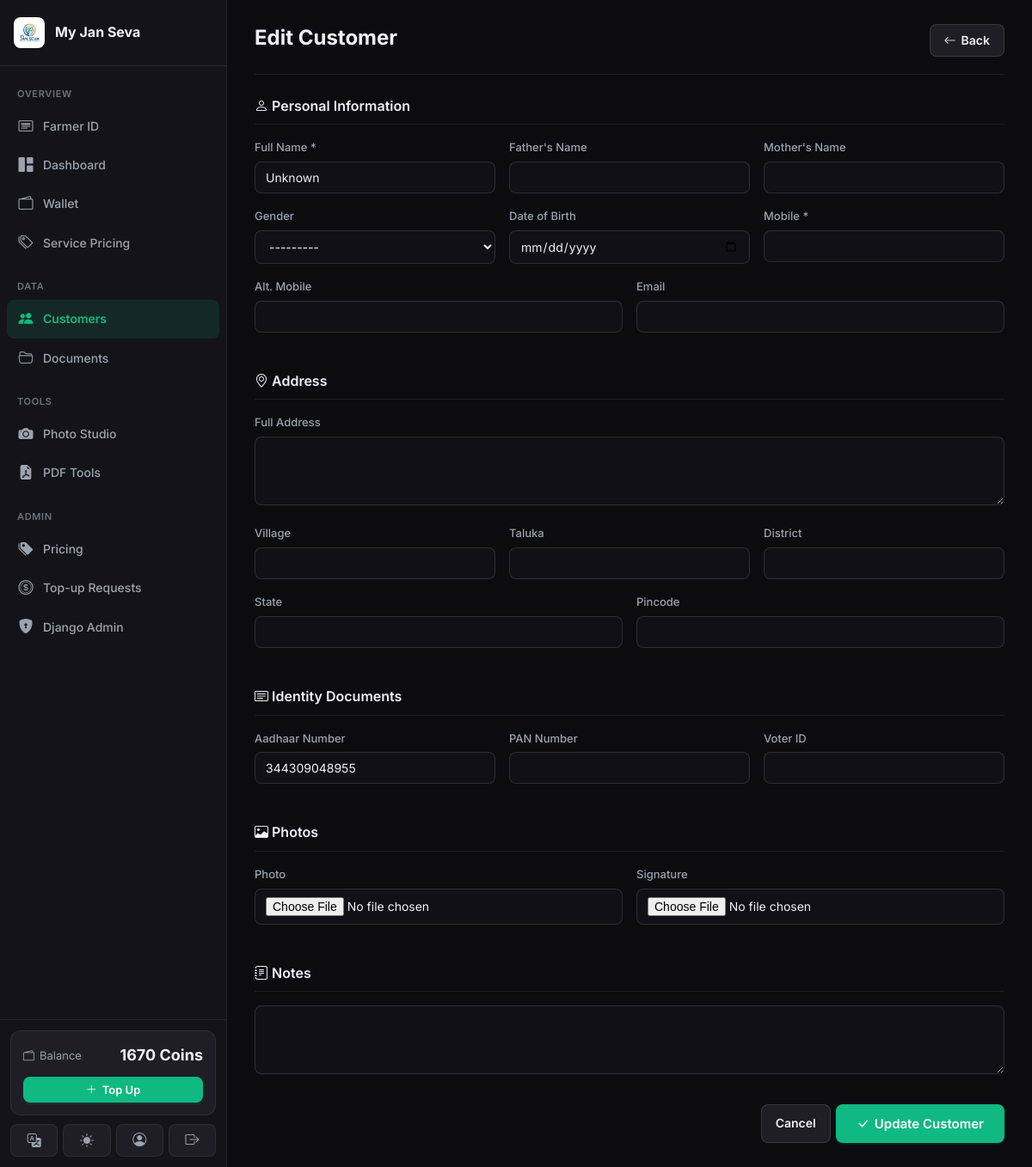
The page /customers/3/edit/ (signed in) on the database its author committed.
### apps/wallet/models.py (models this page shows, shortened)
class Wallet(models.Model):
    user = models.OneToOneField(settings.AUTH_USER_MODEL, on_delete=models.CASCADE, related_name='wallet')
    balance = models.DecimalField(max_digits=10, decimal_places=2, default=Decimal('0.00'))
    created_at = models.DateTimeField(auto_now_add=True)
    updated_at = models.DateTimeField(auto_now=True)

### apps/customers/models.py (models this page shows, shortened)
class Customer(models.Model):
    GENDER_CHOICES = [('M', 'Male'), ('F', 'Female'), ('O', 'Other')]
    created_by = models.ForeignKey(settings.AUTH_USER_MODEL, on_delete=models.SET_NULL, null=True, related_name='customers')
    full_name = models.CharField(max_length=120)
    father_name = models.CharField(max_length=120, blank=True)
    mother_name = models.CharField(max_length=120, blank=True)
    gender = models.CharField(max_length=1, choices=GENDER_CHOICES, blank=True)
    dob = models.DateField(null=True, blank=True)
    mobile = models.CharField(max_length=15)
    alternate_mobile = models.CharField(max_length=15, blank=True)
    email = models.EmailField(blank=True)
    address = models.TextField(blank=True)
    village = models.CharField(max_length=100, blank=True)
    taluka = models.CharField(max_length=100, blank=True)
    district = models.CharField(max_length=100, blank=True)
    state = models.CharField(max_length=100, blank=True)
    pincode = models.CharField(max_length=6, blank=True)
    aadhaar_number = models.CharField(max_length=14, blank=True)
    pan_number = models.CharField(max_length=10, blank=True)
    voter_id = models.CharField(max_length=20, blank=True)
    photo = models.ImageField(upload_to='customers/photos/', blank=True, null=True)
    signature = models.ImageField(upload_to='customers/signatures/', blank=True, null=True)
    notes = models.TextField(blank=True)
    created_at = models.DateTimeField(auto_now_add=True)
    updated_at = models.DateTimeField(auto_now=True)
    class Meta:
        ordering = ['-created_at']

### apps/customers/views.py (the view)
# urls.py: path('<int:pk>/edit/', views.customer_edit, name='edit'),
@login_required
def customer_edit(request, pk):
    customer = get_object_or_404(Customer, pk=pk, created_by=request.user)
    if request.method == 'POST':
        form = CustomerForm(request.POST, request.FILES, instance=customer)
        if form.is_valid():
            form.save()
            messages.success(request, 'Customer updated.')
            return redirect('customers:detail', pk=pk)
    else:
        form = CustomerForm(instance=customer)
    return render(request, 'customers/form.html', {'form': form, 'customer': customer, 'page_title': 'Edit Customer'})

### apps/customers/forms.py
class CustomerForm(forms.ModelForm):
    class Meta:
        model = Customer
        exclude = ['created_by', 'created_at', 'updated_at']
        widgets = {
            'dob': forms.DateInput(attrs={'type': 'date'}),
            'address': forms.Textarea(attrs={'rows': 3}),
            'notes': forms.Textarea(attrs={'rows': 3}),
        }
    def __init__(self, *args, **kwargs):
        super().__init__(*args, **kwargs)
        for field in self.fields.values():
            field.widget.attrs.setdefault('class', 'form-control')

### apps/accounts/models.py (called while the page is built)
    @property
    def is_admin(self):
        return self.role == 'admin'

### apps/core/context_processors.py (called while the page is built)
def site_settings(request):
    return {
        'SITE_NAME': 'My Jan Seva',
        'SITE_TAGLINE': 'Complete Document & ID Services Platform',
    }

### apps/pricing/context_processors.py (called while the page is built)
def service_prices(request):
    prices = cache.get('service_prices')
    if prices is None:
        prices = {s.slug: s for s in Service.objects.filter(is_active=True)}
        cache.set('service_prices', prices, 300)
    return {'service_prices': prices}

### apps/wallet/context_processors.py (called while the page is built)
def wallet_balance(request):
    if request.user.is_authenticated:
        try:
            balance = request.user.wallet.balance
        except Wallet.DoesNotExist:
            balance = 0
        return {'wallet_balance': balance}
    return {'wallet_balance': 0}

### templates/customers/form.html (shortened to what this page needs)
{% extends "base.html" %}
{% block content %}
<div class="page-header">
  <div><h1>{{ page_title }}</h1></div>
  <a href="{% url 'customers:list' %}" class="btn btn-secondary"><i class="bi bi-arrow-left"></i> Back</a>
</div>
<form method="post" enctype="multipart/form-data">
  <div class="form-section">
    <div class="form-section-title"><i class="bi bi-person"></i> Personal Information</div>
    <div class="form-row-3">
      <div class="form-group"><label class="form-label">Full Name *</label>{{ form.full_name }}</div>
      <div class="form-group"><label class="form-label">Father's Name</label>{{ form.father_name }}</div>
      <div class="form-group"><label class="form-label">Mother's Name</label>{{ form.mother_name }}</div>
    </div>
    <div class="form-row-3">
      <div class="form-group"><label class="form-label">Gender</label>{{ form.gender }}</div>
      <div class="form-group"><label class="form-label">Date of Birth</label>{{ form.dob }}</div>
      <div class="form-group"><label class="form-label">Mobile *</label>{{ form.mobile }}</div>
    </div>
    <div class="form-row">
      <div class="form-group"><label class="form-label">Alt. Mobile</label>{{ form.alternate_mobile }}</div>
      <div class="form-group"><label class="form-label">Email</label>{{ form.email }}</div>
    </div>
  </div>
  <div class="form-section">
    <div class="form-section-title"><i class="bi bi-geo-alt"></i> Address</div>
    <div class="form-group"><label class="form-label">Full Address</label>{{ form.address }}</div>
    <div class="form-row-3">
      <div class="form-group"><label class="form-label">Village</label>{{ form.village }}</div>
      <div class="form-group"><label class="form-label">Taluka</label>{{ form.taluka }}</div>
      <div class="form-group"><label class="form-label">District</label>{{ form.district }}</div>
    </div>
    <div class="form-row">
      <div class="form-group"><label class="form-label">State</label>{{ form.state }}</div>
      <div class="form-group"><label class="form-label">Pincode</label>{{ form.pincode }}</div>
    </div>
  </div>
  <div class="form-section">
    <div class="form-section-title"><i class="bi bi-card-text"></i> Identity Documents</div>
    <div class="form-row-3">
      <div class="form-group"><label class="form-label">Aadhaar Number</label>{{ form.aadhaar_number }}</div>
      <div class="form-group"><label class="form-label">PAN Number</label>{{ form.pan_number }}</div>
      <div class="form-group"><label class="form-label">Voter ID</label>{{ form.voter_id }}</div>
    </div>
  </div>
  <div class="form-section">
    <div class="form-section-title"><i class="bi bi-image"></i> Photos</div>
    <div class="form-row">
      <div class="form-group"><label class="form-label">Photo</label>{{ form.photo }}</div>
      <div class="form-group"><label class="form-label">Signature</label>{{ form.signature }}</div>
    </div>
  </div>
  <div class="form-section">
    <div class="form-section-title"><i class="bi bi-journal-text"></i> Notes</div>
    <div class="form-group">{{ form.notes }}</div>
  </div>
  <div class="d-flex gap-1" style="justify-content:flex-end">
    <a href="{% url 'customers:list' %}" class="btn btn-secondary">Cancel</a>
    <button type="submit" class="btn btn-primary btn-lg"><i class="bi bi-check-lg"></i> {% if customer %}Update{% else %}Save{% endif %} Customer</button>
  </div>
</form>
{% endblock %}

### templates/base.html (shortened to what this page needs)
{% load static humanize %}
<!DOCTYPE html>
<html lang="en" data-theme="dark">
<head>
  <link rel="stylesheet" href="https://cdn.jsdelivr.net/npm/bootstrap-icons@1.11.3/font/bootstrap-icons.min.css">
  <link rel="stylesheet" href="{% static 'css/main.css' %}">
</head>
<body>
{% if user.is_authenticated %}
<div class="app-shell">
  <aside class="sidebar" id="sidebar">
    <div class="sidebar-top">
      <div class="sidebar-brand">
        <div class="sidebar-brand-icon" style="background: white; box-shadow: 0 2px 4px rgba(0,0,0,0.05);"><img src="{% static 'logo.png' %}" alt="Logo" style="width: 24px; height: 24px; object-fit: contain;"></div>
        <div class="sidebar-brand-text">
          <span class="sidebar-brand-name">My Jan Seva</span>
        </div>
      </div>
    </div>
    <nav class="sidebar-nav" id="sidebarNav">
      <div class="nav-group">
        <div class="nav-group-label">Overview</div>
        <a href="{% url 'id_cards:home' %}" class="nav-link {% if request.resolver_match.namespace == 'id_cards' %}active{% endif %}">
          <i class="bi bi-card-heading"></i><span>Farmer ID</span>
        </a>
        <a href="{% url 'dashboard:home' %}" class="nav-link {% if request.resolver_match.namespace == 'dashboard' %}active{% endif %}">
          <i class="bi bi-grid-1x2-fill"></i><span>Dashboard</span>
        </a>
        <a href="{% url 'wallet:dashboard' %}" class="nav-link {% if request.resolver_match.namespace == 'wallet' %}active{% endif %}">
          <i class="bi bi-wallet2"></i><span>Wallet</span>
        </a>
        <a href="{% url 'pricing:view_pricing' %}" class="nav-link {% if request.resolver_match.url_name == 'view_pricing' %}active{% endif %}">
          <i class="bi bi-tags"></i><span>Service Pricing</span>
        </a>
      </div>
      <div class="nav-group">
        <div class="nav-group-label">Data</div>
        <a href="{% url 'customers:list' %}" class="nav-link {% if request.resolver_match.namespace == 'customers' %}active{% endif %}">
          <i class="bi bi-people-fill"></i><span>Customers</span>
        </a>
        <a href="{% url 'documents:list' %}" class="nav-link {% if request.resolver_match.namespace == 'documents' %}active{% endif %}">
          <i class="bi bi-folder2-open"></i><span>Documents</span>
        </a>
      </div>
      <div class="nav-group">
        <div class="nav-group-label">Tools</div>
        <a href="{% url 'photo_studio:workspace' %}" class="nav-link {% if request.resolver_match.namespace == 'photo_studio' %}active{% endif %}">
          <i class="bi bi-camera-fill"></i><span>Photo Studio</span>
        </a>
        <a href="{% url 'pdf_workspace:home' %}" class="nav-link {% if request.resolver_match.namespace == 'pdf_workspace' %}active{% endif %}">
          <i class="bi bi-file-earmark-pdf-fill"></i><span>PDF Tools</span>
        </a>
      </div>
      {% if user.is_admin %}
      <div class="nav-group">
        <div class="nav-group-label">Admin</div>
        <a href="{% url 'pricing:list' %}" class="nav-link {% if request.resolver_match.namespace == 'pricing' %}active{% endif %}">
          <i class="bi bi-tags-fill"></i><span>Pricing</span>
        </a>
        <a href="{% url 'wallet:admin_topup_requests' %}" class="nav-link {% if request.resolver_match.url_name == 'admin_topup_requests' %}active{% endif %}">
          <i class="bi bi-coin"></i><span>Top-up Requests</span>
        </a>
        <a href="/admin/" class="nav-link">
          <i class="bi bi-shield-lock-fill"></i><span>Django Admin</span>
        </a>
      </div>
      {% endif %}
    </nav>
    <div class="sidebar-footer">
      <div class="sidebar-wallet">
        <div class="sidebar-wallet-row">
          <span class="sidebar-wallet-label"><i class="bi bi-wallet2"></i> Balance</span>
          <span class="sidebar-wallet-amt">{{ wallet_balance|floatformat:0 }} Coins</span>
        </div>
        <a href="{% url 'wallet:topup' %}" class="btn btn-primary btn-sm btn-block">
          <i class="bi bi-plus-lg"></i> Top Up
        </a>
      </div>
      <div class="sidebar-actions">
        <button id="langToggleBtn" class="sidebar-action-btn" title="Switch Language / भाषा बदलें">
          <i class="bi bi-translate"></i>
        </button>
        <button id="themeToggleBtn" class="sidebar-action-btn" title="Toggle Theme">
          <i id="themeToggleIcon" class="bi bi-sun-fill"></i>
        </button>
        <a href="{% url 'accounts:profile' %}" class="sidebar-action-btn" title="Profile">
          <i class="bi bi-person-circle"></i>
        </a>
        <a href="{% url 'accounts:logout' %}" class="sidebar-action-btn sidebar-action-btn--danger" title="Logout">
          <i class="bi bi-box-arrow-right"></i>
        </a>
      </div>
    </div>
  </aside>
  <div class="main-area">
    <main class="page-body">
      {% block content %}{% endblock %}
    </main>
  </div>
</div>
{% else %}
  {% block auth_content %}{% endblock %}
{% endif %}
</body>
</html>

### rows shown on the page
Wallet: balance "1670"
Customer: full_name "Unknown", gender "---------", aadhaar_number "344309048955"

### other values the page prints
{{ page_title }} "Edit Customer"
